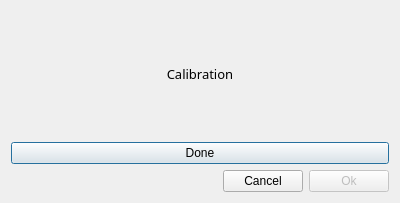
<?xml version="1.0" encoding="UTF-8"?>
<ui version="4.0">
 <class>Calibration</class>
 <widget class="QDialog" name="Calibration">
  <property name="geometry">
   <rect>
    <x>0</x>
    <y>0</y>
    <width>400</width>
    <height>203</height>
   </rect>
  </property>
  <property name="windowTitle">
   <string>Dialog</string>
  </property>
  <layout class="QVBoxLayout" name="verticalLayout">
   <item>
    <spacer name="verticalSpacer_2">
     <property name="orientation">
      <enum>Qt::Vertical</enum>
     </property>
     <property name="sizeHint" stdset="0">
      <size>
       <width>20</width>
       <height>29</height>
      </size>
     </property>
    </spacer>
   </item>
   <item>
    <widget class="QLabel" name="message_txt">
     <property name="font">
      <font>
       <family>B Tir</family>
       <pointsize>10</pointsize>
      </font>
     </property>
     <property name="text">
      <string>Calibration</string>
     </property>
     <property name="alignment">
      <set>Qt::AlignCenter</set>
     </property>
    </widget>
   </item>
   <item>
    <spacer name="verticalSpacer">
     <property name="orientation">
      <enum>Qt::Vertical</enum>
     </property>
     <property name="sizeHint" stdset="0">
      <size>
       <width>20</width>
       <height>30</height>
      </size>
     </property>
    </spacer>
   </item>
   <item>
    <widget class="QPushButton" name="done_btn">
     <property name="text">
      <string>Done</string>
     </property>
    </widget>
   </item>
   <item>
    <layout class="QHBoxLayout" name="horizontalLayout">
     <item>
      <spacer name="horizontalSpacer">
       <property name="orientation">
        <enum>Qt::Horizontal</enum>
       </property>
       <property name="sizeHint" stdset="0">
        <size>
         <width>40</width>
         <height>20</height>
        </size>
       </property>
      </spacer>
     </item>
     <item>
      <widget class="QPushButton" name="cancel_btn">
       <property name="text">
        <string>Cancel</string>
       </property>
      </widget>
     </item>
     <item>
      <widget class="QPushButton" name="ok_btn">
       <property name="enabled">
        <bool>false</bool>
       </property>
       <property name="text">
        <string>Ok</string>
       </property>
      </widget>
     </item>
    </layout>
   </item>
  </layout>
 </widget>
 <resources/>
 <connections/>
</ui>
